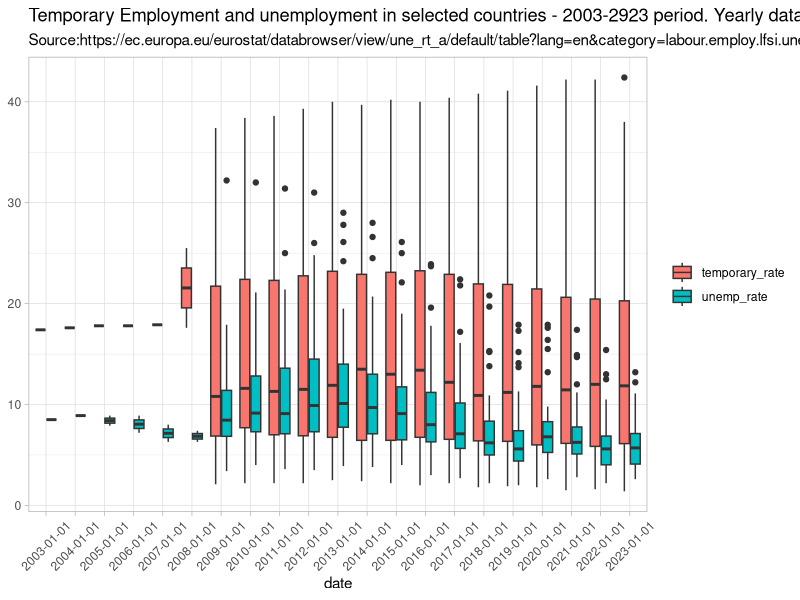

Write R code to recreate this figure. (Note: this script raises an error after producing the figure.)
# R Script: 03_Combine_formated_indicators.R

# Combine cleansed files for Unemployment and Temporary indicators
# data_cleansed folder: 

# Get previous .csv files we created from /data_cleansed sub-folder
rm(list=ls()[! ls() %in% c("EU_UNEMP_CLEANSED_LONG",
                           "EU_TEMP_CLEANSED_LONG")])

list.files(path = "./data_cleansed", pattern = "csv$")

# > list.files(path = "./data_cleansed", pattern = "csv$")
# [1] "EU_TEMP_CLEANSED_lfsi_pt_a_LONG.csv" "EU_UNEMP_CLEAN_une_rt_a_LONG.csv" 


# 1. Import previous files 
library(tidyverse)
library(here)
library(dplyr)

# 1.1 Import unemployment indicator data 
unemp_data <- read.table(here("data_cleansed", "EU_UNEMP_CLEAN_une_rt_a_LONG.csv"),
                         header =TRUE, sep =',',stringsAsFactors =TRUE)
head(unemp_data)


# 1.2 Import temporary indicator data 
temporary_data <- read.table(here("data_cleansed", "EU_TEMP_CLEANSED_lfsi_pt_a_LONG.csv"),
                         header =TRUE, sep =',',stringsAsFactors =TRUE)
head(temporary_data)

# 1.3 Combine above two existing dataframes “unem_data” and “temporary_data” 
# 13/07/2025 > into a single dataframe called EU_UNEMP_TEMP_INDICATORS

head(unemp_data)
head(temporary_data)

unemp_data_long <- unemp_data %>% mutate(metric_name = 'unemp_rate') %>% 
                        select(date,country,metric_name,metric_value = unemp_rate )
tail(unemp_data_long)

temporary_data_long <- temporary_data %>% mutate(metric_name = 'temporary_rate') %>% 
                        select(date,country,metric_name,metric_value = temporary_rate )

tail(unemp_data_long)
tail(temporary_data_long)

# Now I have all two initial dataframes in long format to combine them using bind_rows() function


EU_TEMP_UNEMP_COMBINED <- bind_rows(unemp_data_long,temporary_data_long)
nrow(unemp_data_long)
nrow(temporary_data_long)
nrow(EU_TEMP_UNEMP_COMBINED)

head(EU_TEMP_UNEMP_COMBINED)

# Sort unioned dataframe by date,metric_name_country using arrange() function from DPLYR
EU_TEMP_UNEMP_COMBINED_sorted <- EU_TEMP_UNEMP_COMBINED %>% 
                                 arrange(metric_name,date,country)

EU_TEMP_UNEMP_COMBINED_sorted_country <-EU_TEMP_UNEMP_COMBINED_sorted %>% 
  select(date,country,metric_name,metric_value) %>% 
                                        arrange(metric_name,country,date)

head(EU_TEMP_UNEMP_COMBINED_sorted_country)

# Then write output as .csv fie to \data_cleansed folder; 
EU_TEMP_UNEMP_COMBINED_SORTED <- EU_TEMP_UNEMP_COMBINED_sorted_country
write.csv(EU_TEMP_UNEMP_COMBINED_SORTED,here("data_cleansed","EU_TEMP_UNEMP_COMBINED_SORTED.csv"), row.names = TRUE)

# 2. Test first on a small sample of countries (Spain, Greece, France)

#  Using newly created combined data frame combining both indicators together
# 2.1 Subset data just for three countries (spain,greece,france)
# spain,greece, france
Subset <-c("spain","greece","france")

unemp_data_check <- EU_TEMP_UNEMP_COMBINED_SORTED %>% 
                    filter(country %in% Subset &
                           metric_name == 'unemp_rate')

temporary_data_check <- EU_TEMP_UNEMP_COMBINED_SORTED %>% 
  filter(country %in% Subset &
           metric_name == 'temporary_rate')


# 3 Charts.

# 3.1 Box chart from combined indicators
# Split lines by indicator (unemployment_rate, temporary_rate)
# [1] "date"      "country"   "value"     "indicator"

head(EU_TEMP_UNEMP_COMBINED_sorted_country)

# 3.1.1 Boxplot using date as factor
# data frame: Sample_chart
# date variable: date

str(EU_TEMP_UNEMP_COMBINED_sorted_country)

box_plot_test <- EU_TEMP_UNEMP_COMBINED_sorted_country %>% 
                 ggplot(aes(date,metric_value, fill = metric_name)) +
                 geom_boxplot() +
        labs(title = "Temporary Employment and unemployment in selected countries - 2003-2923 period. Yearly data",
        subtitle ="Source:https://ec.europa.eu/eurostat/databrowser/view/une_rt_a/default/table?lang=en&category=labour.employ.lfsi.une",
       y = NULL,colour = NULL, fill = NULL) +
  theme_light() +
  # Rotate x axis labels 45 degrees
  theme(axis.text.x = element_text(angle = + 45, hjust = 0.5, vjust = 0.5)) 
box_plot_test

ggsave("plots_output/01_Unemp_temp_boxplot_sel_countries_dfactor_01.png", width = 6, height = 4)


# 3.1.2 Boxplot using date as date
# data frame: EU_TEMP_UNEMP_COMBINED_DATE_FMTD
# Introduced new calculation to turn factor date into 
# mutate(datef = as.Date(date))
# date variable: datef

EU_TEMP_UNEMP_COMBINED_DATE_FMTD <- EU_TEMP_UNEMP_COMBINED_sorted_country %>% 
  mutate(datef = as.Date(date)) %>% 
  select(datef,country,metric_name,metric_value)

str(EU_TEMP_UNEMP_COMBINED_DATE_FMTD)

box_plot_metrics_date_fmtd <- EU_TEMP_UNEMP_COMBINED_DATE_FMTD %>% 
  ggplot(aes(datef,metric_value, fill = metric_name)) +
  geom_boxplot() +
  labs(title = "Temporary Employment and unemployment  rates - Average values - 2003-2923 period",
       subtitle ="Source:https://ec.europa.eu/eurostat/databrowser/view/une_rt_a/default/table?lang=en&category=labour.employ.lfsi.une",
       y = NULL,colour = NULL, fill = NULL) +
  theme_light() 
box_plot_metrics_date_fmtd

ggsave("plots_output/02_Unemp_temp_boxplot_sel_countries_ddate_02.png", width = 6, height = 4)

# 3.2 Display line charts facets by country displaying each indicator as individual line for each country 
# data frame: Sample_chart_dates
# date variable: datef
#  Removed "scales = "free_y" to display SAME y axis scale across all three charts  

head(EU_TEMP_UNEMP_COMBINED_DATE_FMTD)

line_chart_test <- EU_TEMP_UNEMP_COMBINED_DATE_FMTD %>% 
  ggplot( fill = metric_name) +
  geom_line(aes(datef,metric_value,colour = metric_name, group = metric_name)) +
  facet_wrap(~ country, nrow = 2) +
  labs(title = "Temporary Employment and unemployment in selected countries - 2003-2923 period. Yearly data",
       subtitle ="Source:https://ec.europa.eu/eurostat/databrowser/view/une_rt_a/default/table?lang=en&category=labour.employ.lfsi.une",
    y = NULL,colour = NULL, fill = NULL) +
#  theme (axis.ticks = element_blank()) 
  theme_light() +
  theme(plot.title.position = "plot") +
  # Rotate x axis labels 45 degrees
  theme(axis.text.x = element_text(angle = + 45, hjust = 0.5, vjust = 0.5)) 
line_chart_test

ggsave("plots_output/03_Unemp_temp_rate_selected_countries_line_chart_03.png", width = 6, height = 4)


  

